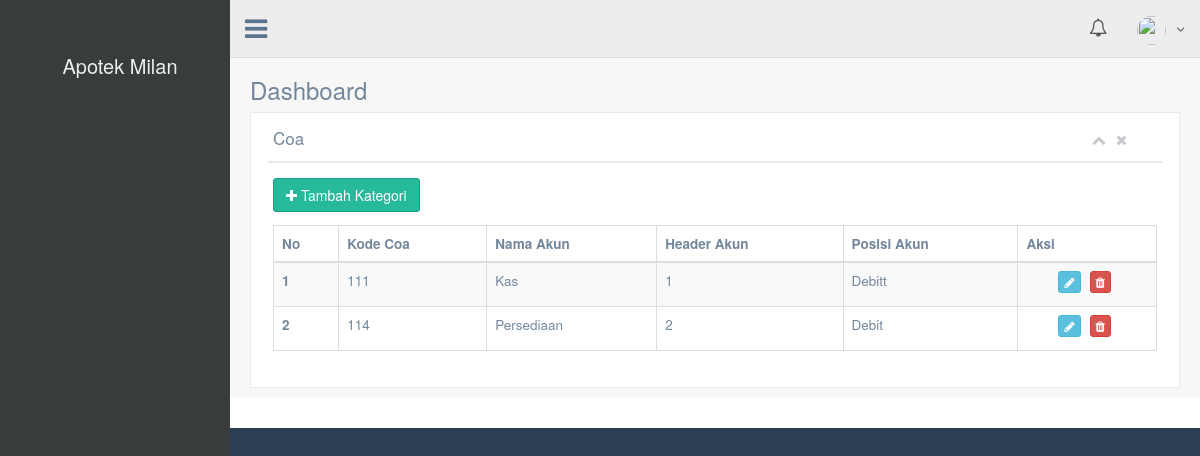
Page /index.php/example/coa on the committed database.
### tables this page shows
CREATE TABLE `coa` (
  `kode_coa` int(11) NOT NULL,
  `nama_coa` varchar(50) NOT NULL,
  `header_akun` varchar(7) NOT NULL,
  `posisi_db_cr` varchar(10) NOT NULL
);

### application/libraries/Template.php (called while the page is built, shortened)
<?php
class Template {
    var $CI;
    function __construct() {
        $this->CI = & get_instance();
    }
    function set_parser($parser, $method = NULL) {
        $this->CI->load->library($parser);
    }
    function write_view($region, $view, $data = NULL, $overwrite = FALSE) {
        $content = $this->CI->load->view($view, $data, TRUE);
    }
}

### application/controllers/Example.php (called while the page is built, shortened)
<?php defined('BASEPATH') OR exit('No direct script access allowed');
class Example extends CI_Controller
{
	function __construct()
	{
        $data['nullstock'] = $this->apotek_data->countstock();
        $data['nullex'] = $this->apotek_data->countex();
        $this->template->write_view('sidenavs', 'template/default_sidenavs', true);
		$this->template->write_view('navs', 'template/default_topnavs.php', $data, true);
	}
	function coa() {
		$data['coa'] = $this->apotek_data->coa()->result();
		$this->template->write('title', 'Lihat Obat', TRUE);
		$this->template->write('header', 'Dashboard');
		$this->template->write_view('content', 'tes/coa', $data, true);
		$this->template->render();
	}
}

### index.php (called while the page is built, shortened)
<?php
require_once BASEPATH.'core/CodeIgniter.php';

### application/models/Apotek_data.php (called while the page is built, shortened)
<?php
class Apotek_data extends CI_Model
{
	function coa()
    {
        return $this->db->get('coa');
    }
}

### application/views/tes/coa.php (the view, shortened to what this page needs)
<div class="row">
	<div class="col-md-12 col-sm-12 col-xs-12">
		<div class="x_panel">
			<div class="x_title">
				<h2>Coa</h2>
				<ul class="nav navbar-right panel_toolbox">
					<li><a class="collapse-link"><i class="fa fa-chevron-up"></i></a>
					</li>
					<li><a class="close-link"><i class="fa fa-close"></i></a>
					</li>
				</ul>
				<div class="clearfix"></div>
			</div>
			<div class="x_content">
				<a href="<?php echo base_url('example/form_coa') ?>"><button type="button" class="btn btn-success" style="margin-bottom: 13px"><span class="fa fa-plus"></span> Tambah Kategori </button></a>
				<table id="datatable-buttons" class="table table-striped table-bordered">
					<thead>
						<tr>
							<th>No</th>
							<th>Kode Coa</th>
							<th>Nama Akun</th>
							<th>Header Akun</th>
							<th>Posisi Akun</th>
							<th>Aksi</th>
						</tr>
					</thead>
					<?php $sn = 1 ?>
					<tbody>
						<?php foreach($coa as $c){ ?>
						<tr>
							<th scope="row"><?= $sn ?></th>
							<td><?php echo $c->kode_coa ?></td>
							<td><?php echo $c->nama_coa ?></td>
							<td><?php echo $c->header_akun ?></td>
							<td><?php echo $c->posisi_db_cr ?></td>
							<td style=" text-align: center;">
								<?php echo anchor('example/edit_form_coa/'.$c->kode_coa, '<button class="btn btn-info btn-xs" type="button"><span class="fa fa-pencil"></span></button>'); ?>
								<?php echo anchor('example/remove_coa/'.$c->kode_coa, '<button class="btn btn-danger btn-xs" type="button"><span class="fa fa-trash"></span></button>');?>
					         </td>
						</tr>
						<?php $sn++; ?>
						<?php } ?>
					</tbody>
				</table>
			</div>
		</div>
	</div>
</div>

### rows in the picture
coa: kode_coa "111", nama_coa "Kas", header_akun "1", posisi_db_cr "Debitt"
coa: kode_coa "114", nama_coa "Persediaan", header_akun "2", posisi_db_cr "Debit"

### other values in the picture
$header "Dashboard"
